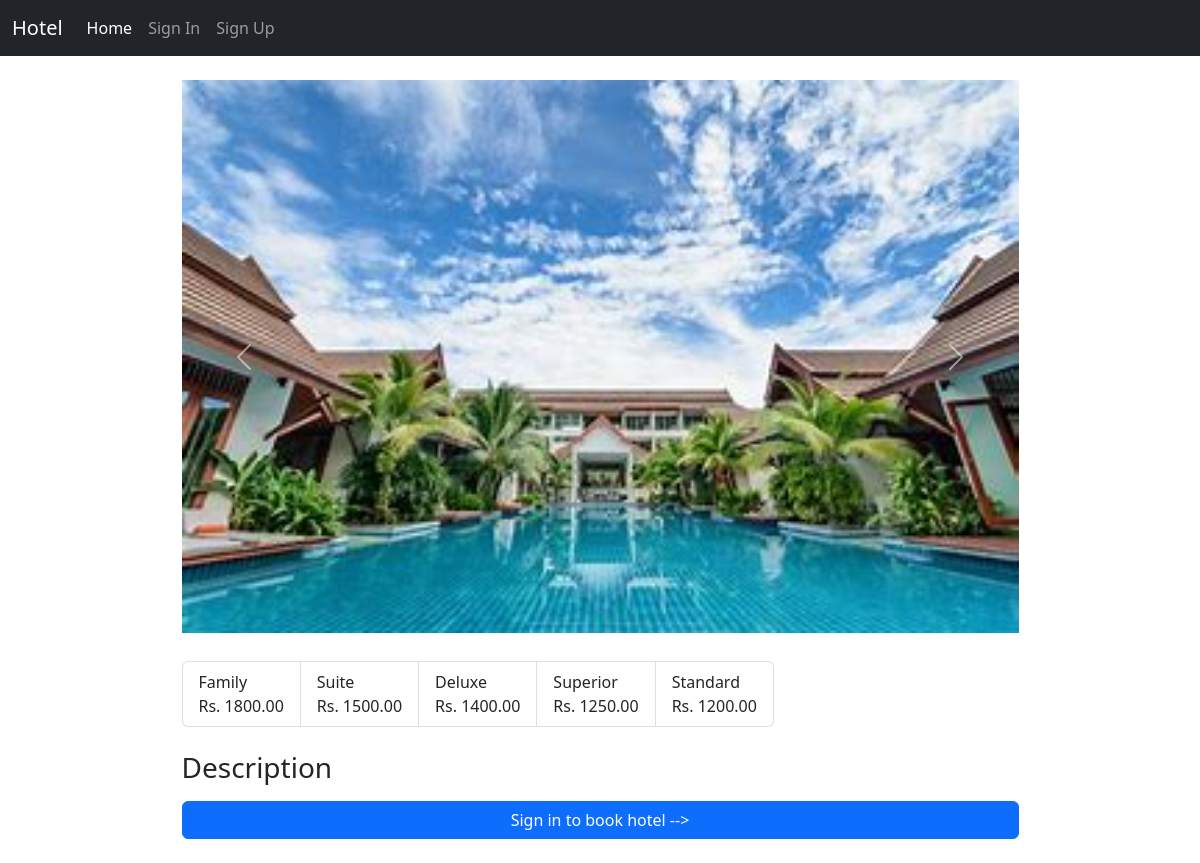
/hotel/2, run on the app's committed database.
### home/models.py (models this page shows, shortened)
class HotelImages(models.Model):
    hotel= models.ForeignKey(Hotel ,related_name="images", on_delete=models.CASCADE)
    images = models.ImageField(upload_to="hotels")

class Room(models.Model):
    class RoomType(models.TextChoices):
        STANDARD = 'Standard'
        SUPERIOR = 'Superior'
        DELUXE = 'Deluxe'
        SUITE = 'Suite'
        FAMILY = 'Family'
    hotel = models.ForeignKey(Hotel, on_delete=models.CASCADE, related_name='rooms')
    amenities = models.ManyToManyField(Amenity, related_name='room', blank=True)  # Many-to-many relation to Amenity
    room_number = models.IntegerField(default=0)
    is_Booked = models.BooleanField(default=False)
    room_type = models.CharField(max_length=100, choices=RoomType.choices)
    price_per_night = models.DecimalField(decimal_places=2, max_digits=10 ,  validators=[MinValueValidator(Decimal('0.01'))])

### home/views.py (the view, shortened to what this page needs)
# urls.py: path('hotel/<id>',get_hotel,name='get_hotel'),
def get_hotel(request, id):
    hotel = get_object_or_404(Hotel, id=id)
    context = {'hotel': hotel}
    context['date'] = datetime.today().strftime('%Y-%m-%d')
    return render(request, 'home/hotel.html', context)

### home/templatetags/coustom_tags.py (called while the page is built)
@register.filter
def unique_room_types_with_prices(rooms):
    unique_rooms = {}
    for room in rooms:
        if room.room_type not in unique_rooms:
            unique_rooms[room.room_type] = room.price_per_night
    return list(unique_rooms.items())

### templates/home/hotel.html (shortened to what this page needs)
{% extends 'home/base.html' %}
{% load coustom_tags %}
{% block body %}
<div class=" container mt-4">
    <div id="carouselExampleControls" class="carousel slide w-75 m-auto" data-bs-ride="carousel">
        <div class="carousel-inner">
            {% for i in hotel.images.all %}
            <div class="carousel-item active">
                <img src="/media/{{i.images}}" class="d-block w-100" alt="...">
            </div>
            {% endfor %}
        </div>
        <button class="carousel-control-prev" type="button" data-bs-target="#carouselExampleControls"
            data-bs-slide="prev">
            <span class="carousel-control-prev-icon" aria-hidden="true"></span>
        </button>
        <button class="carousel-control-next" type="button" data-bs-target="#carouselExampleControls"
            data-bs-slide="next">
            <span class="carousel-control-next-icon" aria-hidden="true"></span>
        </button>
    </div>
    <div class="mt-4 mb-4  w-75 m-auto">
        <ul class="list-group list-group-horizontal">
            {% for room_type, price in hotel.rooms.all|unique_room_types_with_prices %}
            <li class="list-group-item mt-1 mr-1">
                {{ room_type|title }} <br> Rs. {{ price }}
            </li>
            {% endfor %}
        </ul>
        <div class="mt-4">
            <h3>Description</h3>
            {% if request.user.is_authenticated %}
            <div class="card">
                <div class="card-body">
                    <form method='POST'>
                        {% csrf_token %}
                        <label for="rtype" class="mt-3">
                            Package Type
                        </label>
                        <select name="roomType" class="form-control" id="roomType">
                            <option value="Deluxe" {% if room_type == 'Deluxe' %}selected{% endif %}>Deluxe</option>
                            <option value="Suite" {% if room_type == 'Suite' %}selected{% endif %}>Suite</option>
                            <option value="Family" {% if room_type == 'Family' %}selected{% endif %}>Family</option>
                            <option value="Executive" {% if room_type == 'Executive' %}selected{% endif %}>Standard</option>
                            <option value="Premium" {% if room_type == 'Premium' %}selected{% endif %}>Superior</option>
                        </select>
                        <label for="startDate" class='mt-3'>
                            Check In
                        </label>
                        <input type="date" name="startDate" class="form-control" id="startDate" name="startDate" min={{date}}
                        {% if startdate %}
                        value="{{startdate}}"
                        {% endif %}
                        >
                        <label for="endDate" class="mt-3">
                            Check Out
                        </label>
                        <input type="date" name="endDate" class="form-control" id="endDate" name="endDate" min={{date}}
                        {% if enddate %}
                        value="{{enddate}}"
                        {% endif %}
                        >
                        <div class='d-grid'>
                            <button class="btn mt-3 btn-primary" type='submit'>
                                Book Now
                            </button>
                        </div>
                    </form>
                </div>
            </div>
            {% else %}
            <div class="d-grid ">
                <a class="btn btn-primary" href="{% url 'signin' %}" type="button">Sign in to book hotel --> </a>
              </div>
            {% endif %}
        </div>
    </div>
</div>
{% endblock body %}

### templates/home/hotel.html (style rules this page uses)
.list-group { list-style-type: disc !important; }

### data on the page
HotelImages: images (picture)
Room: rooms "Family", rooms "1800.00"
Room: rooms "Suite", rooms "1500.00"
Room: rooms "Deluxe", rooms "1400.00"
Room: rooms "Superior", rooms "1250.00"
Room: rooms "Standard", rooms "1200.00"
